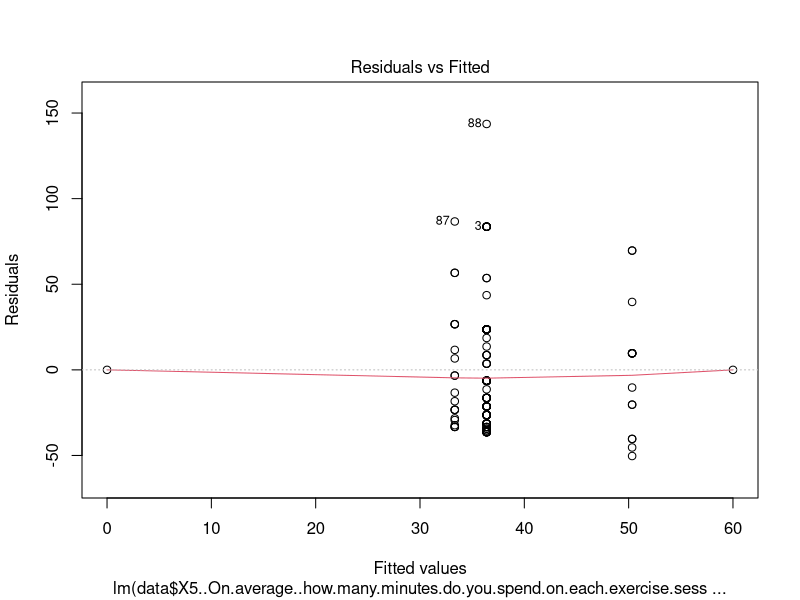
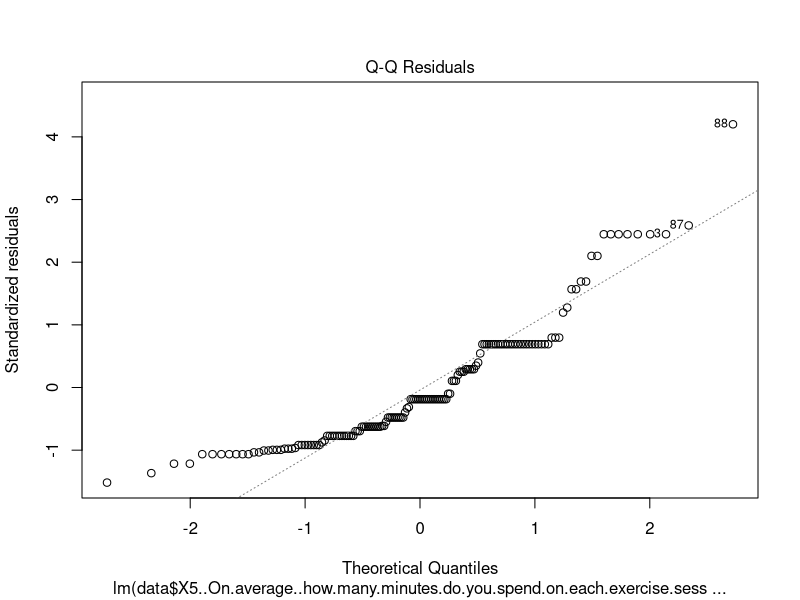
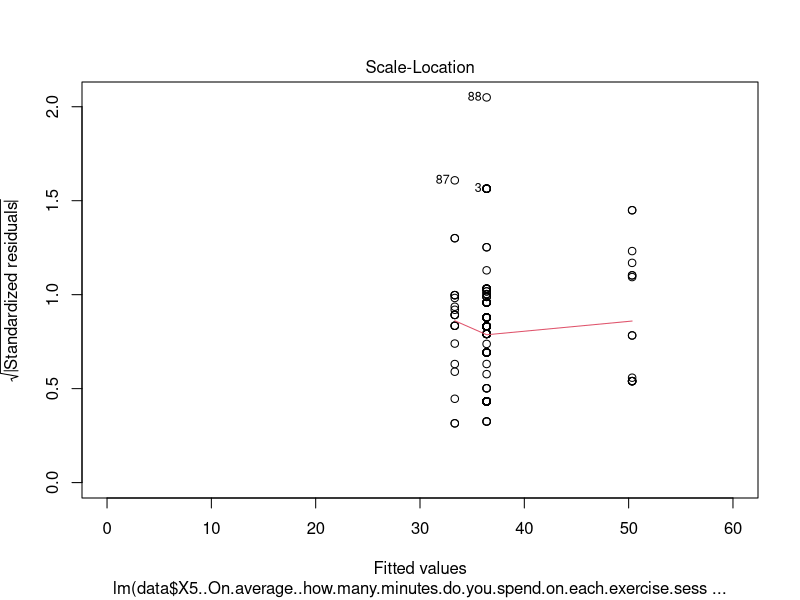
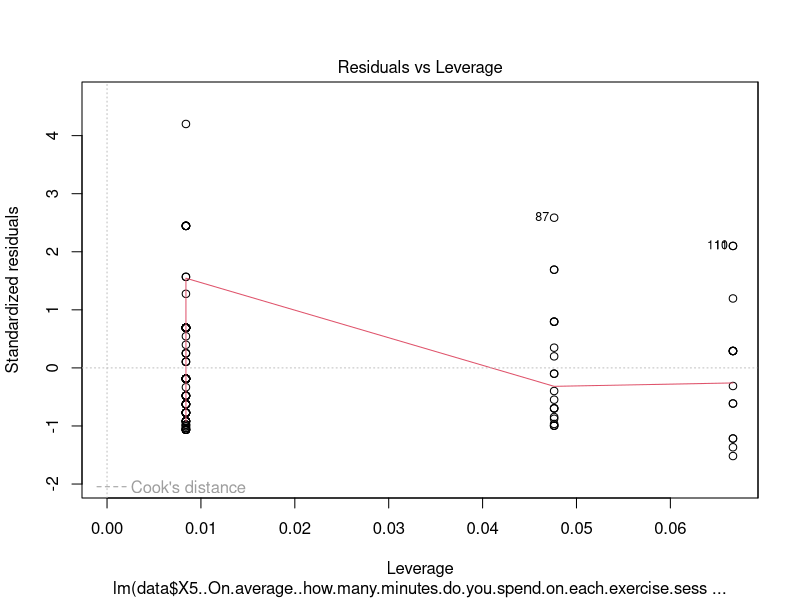

Here is the R script that generated these plots, in order:
setwd("D:/Progrmming/Applied-Statistics-using-R/labworks/cia 3")
data=read.csv("Originaldata.csv")


# Assuming your data set is named 'data' and the relevant variable is 'X4..How.often.do.you.engage.in.physical.exercise.per.week.'
data$exercise_frequency <- factor(data$X4..How.often.do.you.engage.in.physical.exercise.per.week., 
                                  levels = c("Never", "1 - 2 times", "3 - 4 times", "5 or more times"),
                                  labels = c(0, 1, 3.5, 5)) 

data$exercise_frequency <- as.numeric(as.character(data$exercise_frequency))

age_group_15_25 <- data[data$X1..Age >= 15 & data$X1..Age <= 25, "exercise_frequency"]

specified_value <- 3

t_test_result <- t.test(age_group_15_25, mu = specified_value)

cat("One-Sample t-Test Results:\n")
cat("Test Statistic:", t_test_result$statistic, "\n")
cat("p-value:", t_test_result$p.value, "\n")






data$exercise_frequency <- factor(data$X4..How.often.do.you.engage.in.physical.exercise.per.week., 
                                  levels = c("Never", "1 - 2 times", "3 - 4 times", "5 or more times"),
                                  labels = c(0, 1, 3.5, 5))
data$exercise_frequency <- as.numeric(as.character(data$exercise_frequency))

age_group_15_25 <- data[data$X1..Age >= 15 & data$X1..Age <= 25, "exercise_frequency"]
age_group_26_30 <- data[data$X1..Age >= 26 & data$X1..Age <= 30, "exercise_frequency"]

t_test_result <- t.test(age_group_15_25, age_group_26_30)

cat("Two-Sample t-Test Results (Independent):\n")
cat("Test Statistic:", t_test_result$statistic, "\n")
cat("p-value:", t_test_result$p.value, "\n")




data$exercise_frequency <- factor(data$X4..How.often.do.you.engage.in.physical.exercise.per.week., 
                                  levels = c("Never", "1 - 2 times", "3 - 4 times", "5 or more times"),
                                  labels = c(0, 1, 3.5, 5)) 

data$exercise_frequency <- as.numeric(as.character(data$exercise_frequency))

data$age_group <- cut(data$X1..Age, breaks = c(15, 25, 30, 35), labels = c("15-25", "26-30", "31-35"))

data_no_missing <- na.omit(data)
length(data$age_group)
length(data$exercise_frequency)

anova_result <- aov(exercise_frequency ~ age_group, data = data_no_missing)
length(anova_result)

cat("One-Way ANOVA Results:\n")
print(summary(anova_result))





data$exercise_frequency <- factor(data$X4..How.often.do.you.engage.in.physical.exercise.per.week., 
                                  levels = c("Never", "1 - 2 times", "3 - 4 times", "5 or more times"),
                                  labels = c(0, 1, 3.5, 5))  # Assigning numerical values based on the midpoints

data$exercise_frequency <- as.numeric(as.character(data$exercise_frequency))

data$age_group <- as.factor(cut(data$X1..Age, breaks = c(15, 25, 30, 35), labels = c("15-25", "26-30", "31-35")))
data$gender <- as.factor(data$X2..Gender)

two_way_anova_result <- aov(exercise_frequency ~ age_group * gender, data = data)

cat("Two-Way ANOVA Results:\n")
print(summary(two_way_anova_result))






# Convert the variable to numeric
data$X5..On.average..how.many.minutes.do.you.spend.on.each.exercise.session... <- as.numeric(as.character(data$X5..On.average..how.many.minutes.do.you.spend.on.each.exercise.session...))


overall_mean <- mean(data$X5..On.average..how.many.minutes.do.you.spend.on.each.exercise.session..., na.rm = TRUE)

# Specify the null hypothesis value as the overall mean
specified_value <- overall_mean

# Extract data for employed individuals
employed_data <- data[data$X3..Occupation == "employed", ]

# Perform One-Sample t-Test
t_test_result <- t.test(employed_data$X5..On.average..how.many.minutes.do.you.spend.on.each.exercise.session..., mu = specified_value)

# Display the results
cat("One-Sample t-Test Results for Employed Individuals:\n")
cat("Test Statistic:", t_test_result$statistic, "\n")
cat("p-value:", t_test_result$p.value, "\n")





specified_value <- 30

# Extract data for employed individuals
employed_data <- data[data$X3..Occupation == "employed", ]

# Perform One-Sample t-Test
t_test_result <- t.test(employed_data$X5..On.average..how.many.minutes.do.you.spend.on.each.exercise.session..., mu = specified_value)

# Display the results
cat("One-Sample t-Test Results for Employed Individuals:\n")
cat("Test Statistic:", t_test_result$statistic, "\n")
cat("p-value:", t_test_result$p.value, "\n")






#One-Way ANOVA
#H0:The average time spent on each exercise session is the same across all groups(employed, unemployed).
#H1: At least one group has a different average time spent on each exercise session.


# Create a factor variable for occupation
data$occupation_group <- factor(data$X3..Occupation)

# Perform One-Way ANOVA
anova_result <- aov(X5..On.average..how.many.minutes.do.you.spend.on.each.exercise.session... ~ occupation_group, data = data)

# Display the results
cat("One-Way ANOVA Results:\n")
print(summary(anova_result))





# Clean up variable names
data$ExerciseTime <- as.numeric(data$X5..On.average..how.many.minutes.do.you.spend.on.each.exercise.session...)

# Check and handle missing values
data <- data[complete.cases(data), ]


# Check data type
str(data$ExerciseTime)

# Create a two-way ANOVA model
anova_model <- aov(data$ExerciseTime ~ data$X3..Occupation + data$X2..Gender, data = data)

# Display the results
cat("Two-Way ANOVA Results:\n")
print(summary(anova_model))

# Check if there is a p-value for the interaction term


# Check for missing values
missing_values <- is.na(data$X5..On.average..how.many.minutes.do.you.spend.on.each.exercise.session...)

# Print rows with missing values
print(data[missing_values, ])

# Handle missing values (replace with a specific value or impute)
# For example, replacing NAs with the mean of the variable
data$X5..On.average..how.many.minutes.do.you.spend.on.each.exercise.session...[missing_values] <- mean(data$X5..On.average..how.many.minutes.do.you.spend.on.each.exercise.session..., na.rm = TRUE)

# Convert to numeric
data$X5..On.average..how.many.minutes.do.you.spend.on.each.exercise.session... <- as.numeric(data$X5..On.average..how.many.minutes.do.you.spend.on.each.exercise.session...)





# Fit Simple Linear Regression
model <- lm(data$X5..On.average..how.many.minutes.do.you.spend.on.each.exercise.session... ~ data$X3..Occupation, data = data)

# Print the summary of the regression model
summary(model)
plot(model)

